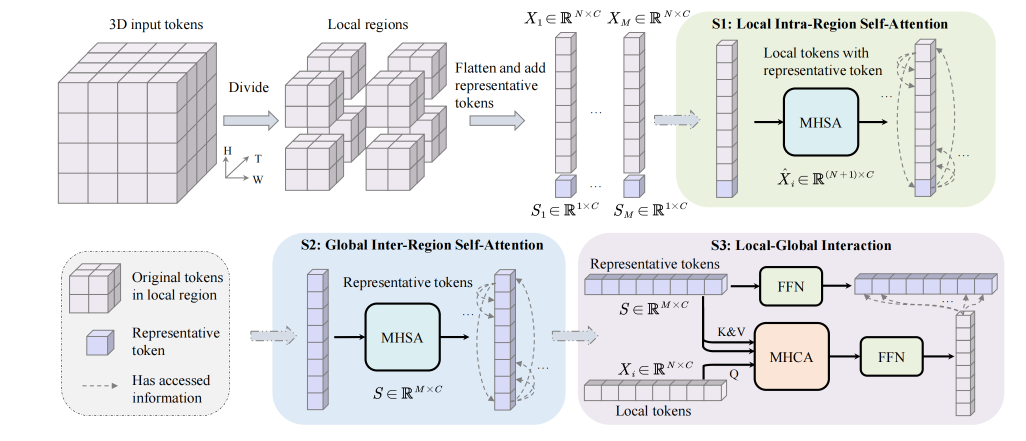
#> input picture MAE_DFER/figs/LGI-Former.png, 2052 x 881 px (shown at 1/2 size)
$ python compare_gallery_frames.py --folder_1 MAE_DFER/figs --folder_2 MAE_DFER/figs
#> lines starting #> are read from the running program, lines starting #| are printed output that depends on the picture
import argparse
import json
import os
import re
import shutil
import time
from pathlib import Path

import cv2
import numpy as np


def parse_epoch(filename: str) -> float:
  """
  Extract a sortable epoch key from a PNG filename.

  Args:
    filename: PNG filename, e.g. 'model_epoch_100_train_...png' or
              'best_model_ep_66_train_...png'.

  Returns:
    Float epoch key. Regular epochs return int value; best-model files
    return epoch + 0.5 so they sort after the corresponding regular epoch.
    Unrecognised filenames return inf (sorted last).
  """
  m = re.search(r'model_epoch_(-?\d+)', filename)
  if m:
    return float(m.group(1))
  m = re.search(r'best_model_ep_(\d+)', filename)
  if m:
    return float(m.group(1)) + 0.5
  return float('inf')


def get_sorted_pngs(folder: str) -> list:
  """
  Return all PNG files in folder sorted by epoch key.

  Args:
    folder: Path to directory containing PNG files.

  Returns:
    List of Path objects sorted by parse_epoch, then alphabetically as
    tiebreaker.
  """
  paths = sorted(Path(folder).glob('*.png'), key=lambda p: (parse_epoch(p.name), p.name))
  return paths


def make_text_bar(width: int, height: int, left_text: str, right_text: str) -> np.ndarray:
  """
  Create a black bar with two labels centred in the left and right halves.

  Used for horizontal orientation.

  Args:
    width:      Total width of the bar in pixels.
    height:     Height of the bar in pixels.
    left_text:  Label drawn centred in the left half.
    right_text: Label drawn centred in the right half.

  Returns:
    np.ndarray of shape (height, width, 3), dtype uint8.
  """
  bar = np.zeros((height, width, 3), dtype=np.uint8)
  font = cv2.FONT_HERSHEY_SIMPLEX
  font_scale = 0.9
  thickness = 2
  color = (255, 255, 255)
  half = width // 2

  for text, x_offset in [(left_text, 0), (right_text, half)]:
    (tw, th), _ = cv2.getTextSize(text, font, font_scale, thickness)
    x = x_offset + (half - tw) // 2
    y = (height + th) // 2
    cv2.putText(bar, text, (x, y), font, font_scale, color, thickness, cv2.LINE_AA)

  return bar


def make_separator_bar(width: int, height: int, top_text: str, bottom_text: str) -> np.ndarray:
  """
  Create a black bar with two labels stacked vertically.

  Used as the divider between the two images in vertical orientation.
  top_text labels image_1 (above the bar) and bottom_text labels image_2
  (below the bar).

  Args:
    width:       Width of the bar, matching the scaled image width.
    height:      Total height of the bar in pixels.
    top_text:    Label centred in the top half of the bar.
    bottom_text: Label centred in the bottom half of the bar.

  Returns:
    np.ndarray of shape (height, width, 3), dtype uint8.
  """
  bar = np.zeros((height, width, 3), dtype=np.uint8)
  font = cv2.FONT_HERSHEY_SIMPLEX
  font_scale = 0.9
  thickness = 2
  color = (255, 255, 255)
  half = height // 2

  for text, y_offset in [(top_text, 0), (bottom_text, half)]:
    (tw, th), _ = cv2.getTextSize(text, font, font_scale, thickness)
    x = (width - tw) // 2
    y = y_offset + (half + th) // 2
    cv2.putText(bar, text, (x, y), font, font_scale, color, thickness, cv2.LINE_AA)

  return bar


def build_frame(
  img1: np.ndarray,
  img2: np.ndarray,
  scale: float,
  bar: np.ndarray,
  orientation: str,
) -> np.ndarray:
  """
  Resize both images and assemble the final frame with the label bar.

  Args:
    img1:        First image array (H, W, 3).
    img2:        Second image array (H, W, 3).
    scale:       Resize factor applied independently to each image.
    bar:         Pre-rendered label bar.
    orientation: 'horizontal' places images side-by-side with bar below;
                 'vertical' stacks images with bar in between.

  Returns:
    Assembled frame as np.ndarray (uint8, BGR).
  """
  h, w = img1.shape[:2]
  new_w, new_h = int(w * scale), int(h * scale)
  img1 = cv2.resize(img1, (new_w, new_h))
  img2 = cv2.resize(img2, (new_w, new_h))

  if orientation == 'horizontal':
    return np.concatenate([np.concatenate([img1, img2], axis=1), bar], axis=0)
  else:
    return np.concatenate([img1, bar, img2], axis=0)


def extract_run_tag(folder_path: str) -> str:
  """
  Extract a short human-readable tag from a folder path.

  Looks for a path component that starts with 'history_run_' and returns
  its last underscore-separated token (the codename). Falls back to the
  immediate parent directory name.

  Args:
    folder_path: Absolute or relative folder path string.

  Returns:
    Short tag string suitable for use in a filename.
  """
  parts = Path(folder_path).resolve().parts
  for part in parts:
    if part.startswith('history_run_'):
      tokens = part.split('_')
      # Last token is a numeric run-id timestamp; codename is the one before it
      for token in reversed(tokens):
        if token and not token.isdigit():
          return token
  return Path(folder_path).resolve().parent.name


def make_run_dirs(folder_1: str, folder_2: str) -> tuple:
  """
  Create a uniquely named output sub-folder inside each input folder.

  The folder name encodes both run tags and a timestamp so it is unique and
  self-documenting.  Both folders receive a sub-folder with the same name.

  Args:
    folder_1: Path to the first PNG folder.
    folder_2: Path to the second PNG folder.

  Returns:
    Tuple (dir_1, dir_2, stem) where dir_1/dir_2 are the created sub-folder
    paths and stem is the shared base name (used for the video filename).
  """
  tag1 = extract_run_tag(folder_1)
  tag2 = extract_run_tag(folder_2)
  ts = int(time.time())
  stem = f'comparison_{tag1}_vs_{tag2}_{ts}'
  dir_1 = os.path.join(folder_1, stem)
  dir_2 = os.path.join(folder_2, stem)
  os.makedirs(dir_1, exist_ok=True)
  os.makedirs(dir_2, exist_ok=True)
  return dir_1, dir_2, stem


def main() -> None:
  """
  Entry point: parse arguments, build side-by-side comparison video from
  two folders of PNG frames.
  """
  parser = argparse.ArgumentParser(
    description='Create a side-by-side comparison video from two PNG frame folders.'
  )
  parser.add_argument('--folder_1', required=True, help='Path to first PNG folder')
  parser.add_argument('--folder_2', required=True, help='Path to second PNG folder')
  parser.add_argument('--desc_1', default='Folder 1', help='Label for first folder')
  parser.add_argument('--desc_2', default='Folder 2', help='Label for second folder')
  parser.add_argument('--fps', type=float, default=4.0, help='Output video FPS (default: 4)')
  parser.add_argument('--scale', type=float, default=0.5, help='Scale factor per image (default: 0.5)')
  parser.add_argument(
    '--orientation', choices=['horizontal', 'vertical'], default='vertical',
    help='Layout: horizontal (left/right) or vertical (top/bottom, default)',
  )
  parser.add_argument('--output', default=None, help='Output video path (auto-generated if omitted)')
  args = parser.parse_args()

  files_1 = get_sorted_pngs(args.folder_1)
  files_2 = get_sorted_pngs(args.folder_2)

  if not files_1:
    raise ValueError(f'No PNG files found in: {args.folder_1}')
  if not files_2:
    raise ValueError(f'No PNG files found in: {args.folder_2}')

  print(f'Folder 1: {len(files_1)} frames')
  print(f'Folder 2: {len(files_2)} frames')

  n1_orig, n2_orig = len(files_1), len(files_2)
  n = min(n1_orig, n2_orig)
  if n1_orig != n2_orig:
    longer = 'folder_1' if n1_orig > n2_orig else 'folder_2'
    dropped = abs(n1_orig - n2_orig)
    print(f'Warning: {longer} has {dropped} extra frame(s) — dropping from the end to match ({n} frames used)')
    files_1 = files_1[:n]
    files_2 = files_2[:n]

  # Determine frame dimensions from the first available image
  sample = cv2.imread(str(files_1[0]))
#> sample is the input picture: shape (881, 2052, 3); mean B, G, R 233.4, 232, 231
  h, w = sample.shape[:2]
#> h = 881; w = 2052
  scaled_w, scaled_h = int(w * args.scale), int(h * args.scale)
#> scaled_w = 1026; scaled_h = 440

  if args.orientation == 'horizontal':
    bar_height = 50
    frame_w = scaled_w * 2
    frame_h = scaled_h + bar_height
    bar = make_text_bar(frame_w, bar_height, args.desc_1, args.desc_2)
  else:
    bar_height = 80
    frame_w = scaled_w
#> frame_w = 1026
    frame_h = scaled_h * 2 + bar_height
#> frame_h = 960
    bar = make_separator_bar(frame_w, bar_height, args.desc_1, args.desc_2)
#> after the loop in make_separator_bar, `for text, y_offset in [(top_text, 0), (bottom_text, half)]:`:
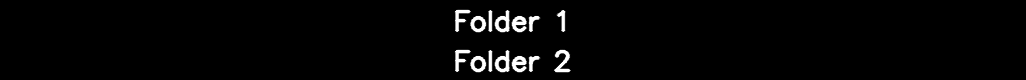
#> bar: shape (80, 1026, 3); min 0, max 255, mean 5.5

  if args.output:
    out_dir = args.output
    os.makedirs(out_dir, exist_ok=True)
    stem = os.path.basename(out_dir.rstrip('/'))
    extra_dirs = []
  else:
    out_dir, extra_dir, stem = make_run_dirs(args.folder_1, args.folder_2)
    extra_dirs = [extra_dir]

  video_name = f'{stem}.mp4'
  config_name = 'config.json'
  primary_video = os.path.join(out_dir, video_name)
  primary_config = os.path.join(out_dir, config_name)

  config = {
    'folder_1': os.path.abspath(args.folder_1),
    'folder_2': os.path.abspath(args.folder_2),
    'desc_1': args.desc_1,
    'desc_2': args.desc_2,
    'fps': args.fps,
    'scale': args.scale,
    'orientation': args.orientation,
    'n_frames_folder_1': n1_orig,
    'n_frames_folder_2': n2_orig,
    'n_frames_used': n,
    'frame_size': [frame_w, frame_h],
  }
  with open(primary_config, 'w') as f:
    json.dump(config, f, indent=2)
  print(f'Config: {primary_config}')

  fourcc = cv2.VideoWriter_fourcc(*'avc1')
#> fourcc = 828601953
  writer = cv2.VideoWriter(primary_video, fourcc, args.fps, (frame_w, frame_h))

  for f1, f2 in zip(files_1, files_2):
    img1 = cv2.imread(str(f1))
    img2 = cv2.imread(str(f2))
    frame = build_frame(img1, img2, args.scale, bar, args.orientation)
#> in build_frame, `img1 = cv2.resize(img1, (new_w, new_h))`:
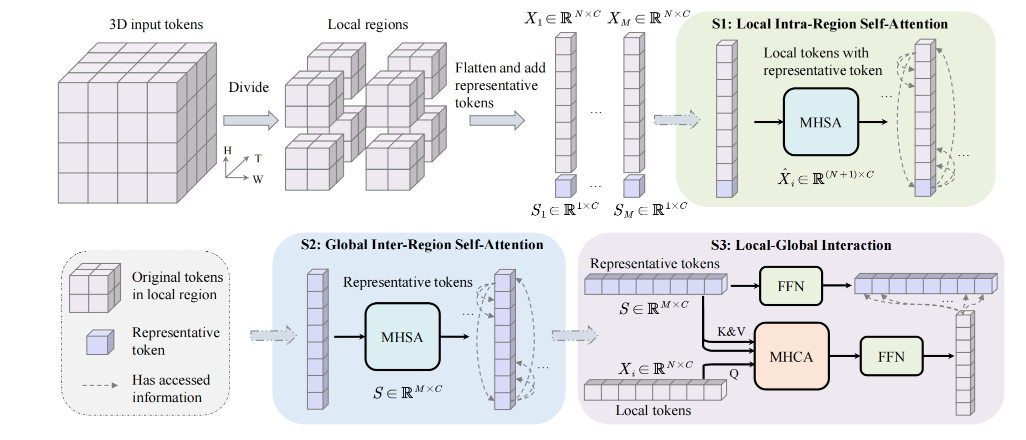
#> img1: shape (440, 1026, 3); mean of channels 0, 1, 2 233.4, 232, 231; drawn as B, G, R
#> in build_frame, `return np.concatenate([img1, bar, img2], axis=0)`:
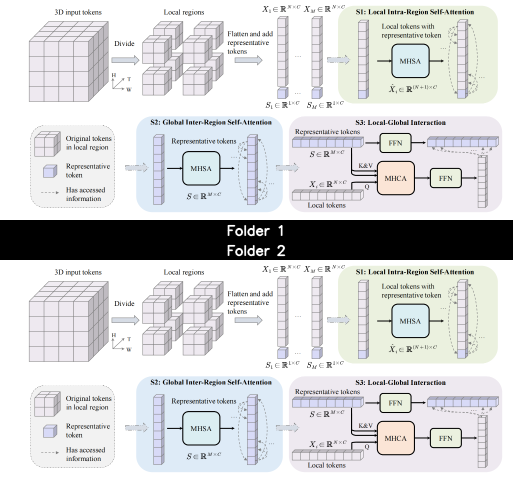
#> returned value: shape (960, 1026, 3) (shown at 1/2 size); mean of channels 0, 1, 2 214.4, 213.1, 212.2; drawn as B, G, R
    writer.write(frame)
#> pass 2 of the loop in main, `for f1, f2 in zip(files_1, files_2):`:
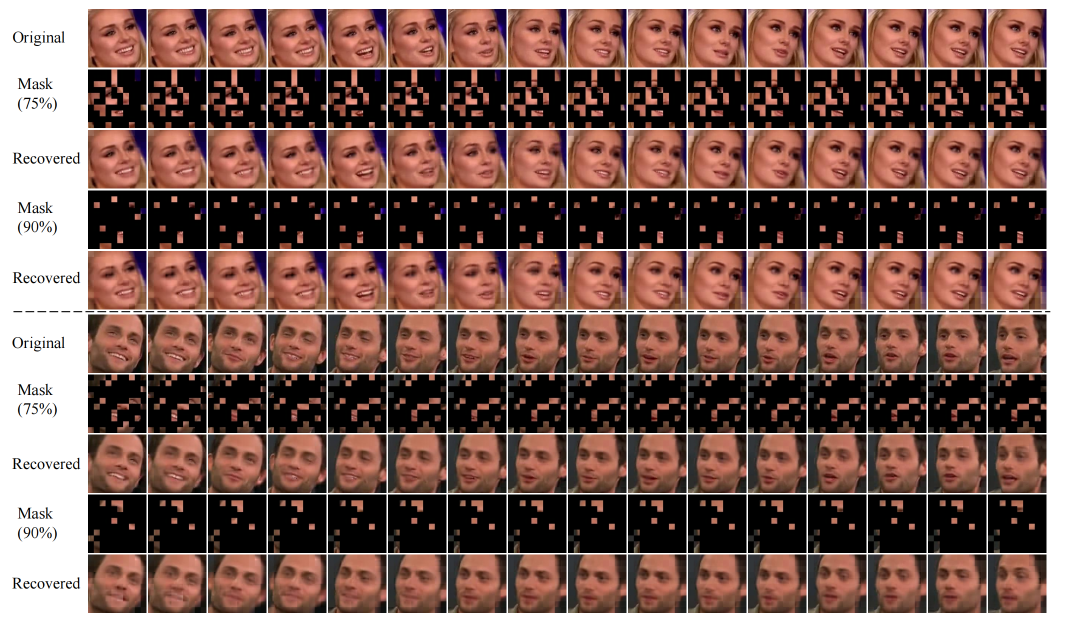
#> input picture MAE_DFER/figs/More_samples_without_showing_frame_difference.png, 2129 x 1253 px (shown at 1/2 size)
#> in main, img1 is the input picture: shape (1253, 2129, 3); mean B, G, R 84.5, 91.9, 122.1
#> in build_frame (call 2), `img1 = cv2.resize(img1, (new_w, new_h))`:
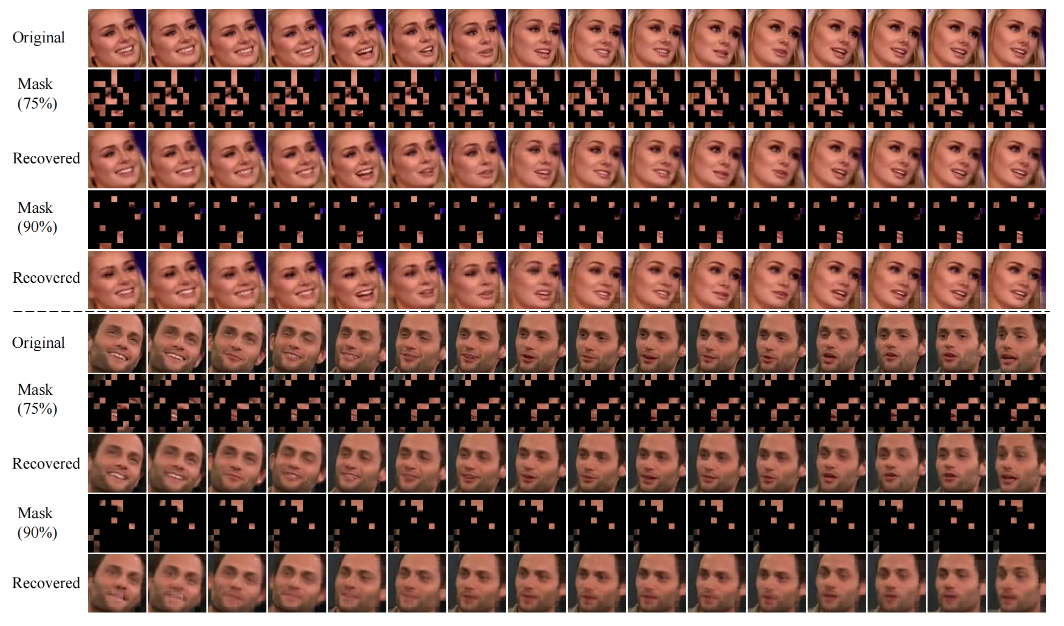
#> img1: shape (626, 1064, 3); mean of channels 0, 1, 2 84.9, 92.4, 122.4; drawn as B, G, R

  writer.release()
  print(f'Video:  {primary_video}')

  for d in extra_dirs:
    shutil.copy2(primary_video, os.path.join(d, video_name))
    shutil.copy2(primary_config, os.path.join(d, config_name))
    print(f'Copied to: {d}/')


if __name__ == '__main__':
#> (the run stopped early here; a loop or call above may not have finished)
